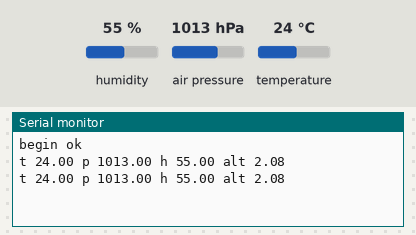
This sketch was run on a simulated Arduino Uno, built with avr-gcc and run on an emulated ATmega328P. Shown: the last lines printed to the serial monitor. Inputs (shaded band) come from the test bench; at power-on: humidity 55 %, air pressure 1013 hPa, temperature 24 °C.

Above: at 1.2 s.
1.3 s: humidity set to 22 %
At 2.6 s:
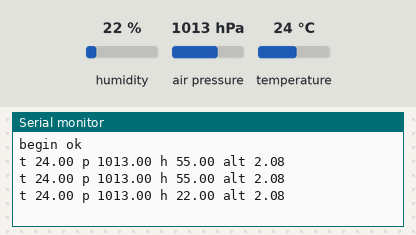
2.8 s: air pressure set to 952 hPa
At 3.8 s:
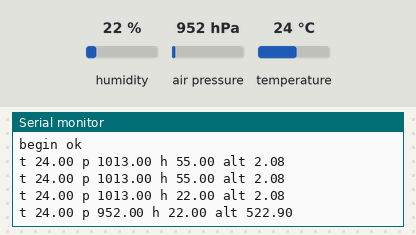
4.3 s: temperature set to 12 °C
At 5.8 s:
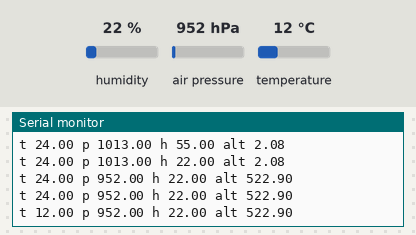

Measured:
- after the input at 1.3 s, the serial monitor: prints a new line after 0.71 s (image 1)
- after the input at 2.8 s, the serial monitor: prints a new line after 0.22 s (image 2)
- after the input at 4.3 s, the serial monitor: prints a new line after 0.73 s (image 3)

The sketch:

bme280-adafruit.ino
```cpp
// bme280-adafruit — tests assert: a BME280 at 0x76 (SDA A4, SCL A5) under Adafruit BME280 2.3.0.
// Setup prints "begin ok" (or "begin failed") and sets forced mode, x1 oversampling, no filter;
// then each second takeForcedMeasurement() and "t <celsius> p <hPa> h <%> alt <m>" (2 decimals; the
// altitude for 1013.25 hPa at sea level) at 115200 baud.

#include <Wire.h>
#include <Adafruit_BME280.h>

Adafruit_BME280 bme;

void setup() {
  Serial.begin(115200);
  bool ok = bme.begin(0x76);
  Serial.println(ok ? "begin ok" : "begin failed");
  bme.setSampling(Adafruit_BME280::MODE_FORCED, Adafruit_BME280::SAMPLING_X1, Adafruit_BME280::SAMPLING_X1,
                  Adafruit_BME280::SAMPLING_X1, Adafruit_BME280::FILTER_OFF);
}

void loop() {
  bme.takeForcedMeasurement();
  Serial.print("t ");
  Serial.print(bme.readTemperature(), 2);
  Serial.print(" p ");
  Serial.print(bme.readPressure() / 100.0, 2);
  Serial.print(" h ");
  Serial.print(bme.readHumidity(), 2);
  Serial.print(" alt ");
  Serial.println(bme.readAltitude(1013.25), 2);
  delay(1000);
}
```
